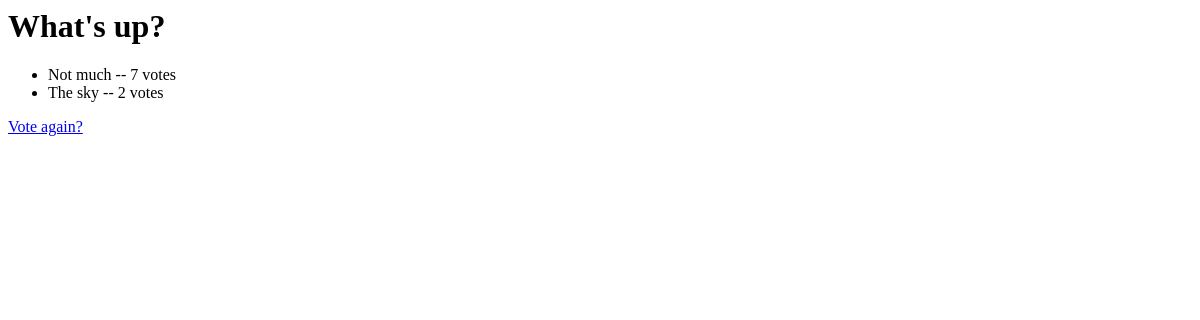
/polls/1/results/, run on an earlier commit of the app's database.
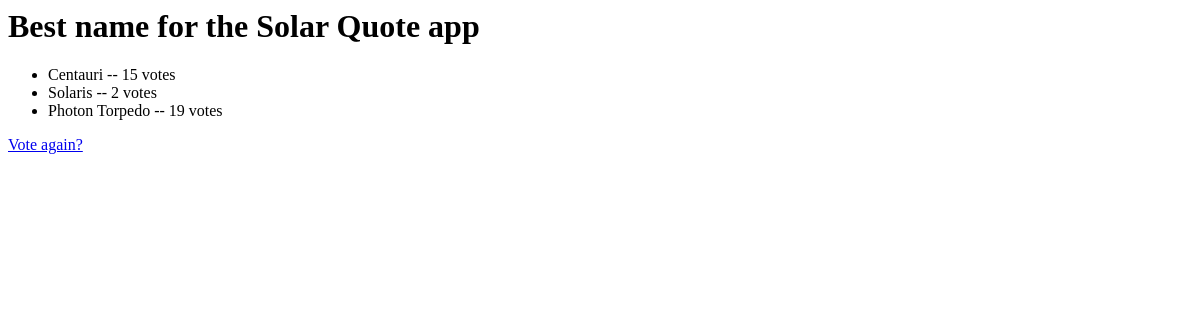
And on a later commit of the database.
### polls/models.py (models this page shows, shortened)
@python_2_unicode_compatible
class Question(models.Model):
    question_text = models.CharField(max_length=200)
    pub_date = models.DateTimeField('date pulished')
    def was_published_recently(self):
        now = timezone.now()
        return now - datetime.timedelta(days=1) <= self.pub_date <= now
    was_published_recently.admin_order_field = 'pub_date'
    was_published_recently.boolean = True
    was_published_recently.short_description = 'Published recently?'

@python_2_unicode_compatible
class Choice(models.Model):
    question = models.ForeignKey(Question, on_delete=models.CASCADE)
    choice_text = models.CharField(max_length=200)
    votes = models.IntegerField(default=0)

### polls/views.py (the view)
# urls.py: url(r'^(?P<pk>[0-9]+)/results/$', views.ResultsView.as_view(), name='results'),
class ResultsView(generic.DetailView):
    model = Question
    template_name = 'polls/results.html'

### polls/templates/polls/results.html
<h1>{{ question.question_text }}</h1>
<ul>
{% for choice in question.choice_set.all %}
    <li>{{ choice.choice_text }} -- {{ choice.votes }} vote{{ choice.votes|pluralize }}</li>
{% endfor %}
</ul>
<a href="{% url 'polls:detail' question.id %}">Vote again?</a>

What changed in the data, as far as the page shows it:
no longer on this page (row edited): Choice: choice_text "Not much", votes "7"
no longer on this page (row edited): Choice: choice_text "The sky", votes "2"
changed Question: question_text "What's up?" → "Best name for the Solar Quote app"
added Choice: choice_text "Centauri", votes "15"
now on this page (row edited): Choice: choice_text "Solaris", votes "2"
now on this page (row edited): Choice: choice_text "Photon Torpedo", votes "19"
